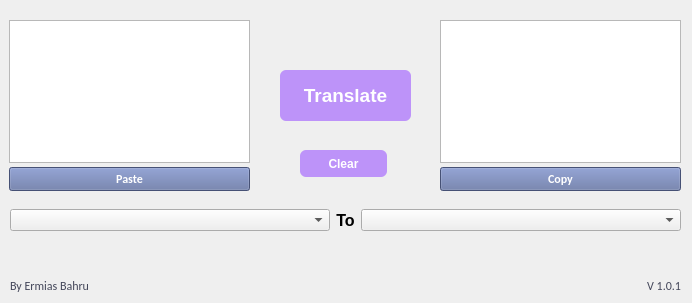
<?xml version="1.0" encoding="UTF-8"?>
<ui version="4.0">
 <class>TranslatorWindow</class>
 <widget class="QMainWindow" name="TranslatorWindow">
  <property name="geometry">
   <rect>
    <x>0</x>
    <y>0</y>
    <width>692</width>
    <height>303</height>
   </rect>
  </property>
  <property name="windowTitle">
   <string>Translator App</string>
  </property>
  <widget class="QWidget" name="centralwidget">
   <widget class="QWidget" name="verticalLayoutWidget">
    <property name="geometry">
     <rect>
      <x>9</x>
      <y>20</y>
      <width>241</width>
      <height>171</height>
     </rect>
    </property>
    <layout class="QVBoxLayout" name="verticalLayout">
     <property name="spacing">
      <number>4</number>
     </property>
     <property name="sizeConstraint">
      <enum>QLayout::SetDefaultConstraint</enum>
     </property>
     <item>
      <widget class="QTextEdit" name="from_text"/>
     </item>
     <item>
      <widget class="QPushButton" name="paste_btn">
       <property name="font">
        <font>
         <family>Carlito</family>
         <weight>75</weight>
         <bold>true</bold>
        </font>
       </property>
       <property name="cursor">
        <cursorShape>PointingHandCursor</cursorShape>
       </property>
       <property name="styleSheet">
        <string notr="true">background-color: rgb(98, 114, 164);
color: rgb(255, 255, 255);</string>
       </property>
       <property name="text">
        <string>Paste</string>
       </property>
      </widget>
     </item>
    </layout>
   </widget>
   <widget class="QWidget" name="horizontalLayoutWidget_2">
    <property name="geometry">
     <rect>
      <x>10</x>
      <y>270</y>
      <width>671</width>
      <height>31</height>
     </rect>
    </property>
    <layout class="QHBoxLayout" name="horizontalLayout_2">
     <item>
      <widget class="QLabel" name="label_2">
       <property name="font">
        <font>
         <family>Carlito</family>
        </font>
       </property>
       <property name="styleSheet">
        <string notr="true">color: rgb(68, 71, 90);</string>
       </property>
       <property name="text">
        <string>By Ermias Bahru</string>
       </property>
      </widget>
     </item>
     <item>
      <widget class="QLabel" name="label">
       <property name="font">
        <font>
         <family>Carlito</family>
        </font>
       </property>
       <property name="styleSheet">
        <string notr="true">color: rgb(68, 71, 90);</string>
       </property>
       <property name="text">
        <string>V 1.0.1</string>
       </property>
       <property name="alignment">
        <set>Qt::AlignRight|Qt::AlignTrailing|Qt::AlignVCenter</set>
       </property>
      </widget>
     </item>
    </layout>
   </widget>
   <widget class="QWidget" name="verticalLayoutWidget_2">
    <property name="geometry">
     <rect>
      <x>440</x>
      <y>20</y>
      <width>241</width>
      <height>171</height>
     </rect>
    </property>
    <layout class="QVBoxLayout" name="verticalLayout_2">
     <property name="spacing">
      <number>4</number>
     </property>
     <property name="sizeConstraint">
      <enum>QLayout::SetDefaultConstraint</enum>
     </property>
     <item>
      <widget class="QTextEdit" name="to_text"/>
     </item>
     <item>
      <widget class="QPushButton" name="copy_btn">
       <property name="font">
        <font>
         <family>Carlito</family>
         <weight>75</weight>
         <bold>true</bold>
        </font>
       </property>
       <property name="cursor">
        <cursorShape>PointingHandCursor</cursorShape>
       </property>
       <property name="styleSheet">
        <string notr="true">background-color: rgb(98, 114, 164);
color: rgb(255, 255, 255);</string>
       </property>
       <property name="text">
        <string>Copy</string>
       </property>
      </widget>
     </item>
    </layout>
   </widget>
   <widget class="QPushButton" name="translate_btn">
    <property name="geometry">
     <rect>
      <x>280</x>
      <y>70</y>
      <width>131</width>
      <height>51</height>
     </rect>
    </property>
    <property name="font">
     <font>
      <pointsize>14</pointsize>
      <weight>75</weight>
      <bold>true</bold>
     </font>
    </property>
    <property name="cursor">
     <cursorShape>PointingHandCursor</cursorShape>
    </property>
    <property name="styleSheet">
     <string notr="true">QPushButton {
	background-color: rgb(189, 147, 249);
	border-radius: 6px;
	color: rgb(255, 255, 255);
}
QPushButton:hover {
	background-color: rgba(189, 147, 249, 230);
}</string>
    </property>
    <property name="text">
     <string>Translate</string>
    </property>
   </widget>
   <widget class="QPushButton" name="clear_btn">
    <property name="geometry">
     <rect>
      <x>300</x>
      <y>150</y>
      <width>87</width>
      <height>27</height>
     </rect>
    </property>
    <property name="font">
     <font>
      <weight>75</weight>
      <bold>true</bold>
     </font>
    </property>
    <property name="cursor">
     <cursorShape>PointingHandCursor</cursorShape>
    </property>
    <property name="styleSheet">
     <string notr="true">QPushButton {
	background-color: rgb(189, 147, 249);
	border-radius: 6px;
	color: rgb(255, 255, 255);
}
QPushButton:hover {
	background-color: rgba(189, 147, 249, 230);
}</string>
    </property>
    <property name="text">
     <string>Clear</string>
    </property>
   </widget>
   <widget class="QWidget" name="horizontalLayoutWidget">
    <property name="geometry">
     <rect>
      <x>10</x>
      <y>200</y>
      <width>671</width>
      <height>41</height>
     </rect>
    </property>
    <layout class="QHBoxLayout" name="horizontalLayout" stretch="1,0,1">
     <item>
      <widget class="QComboBox" name="comboBox"/>
     </item>
     <item>
      <widget class="QLabel" name="label_3">
       <property name="font">
        <font>
         <pointsize>12</pointsize>
         <weight>75</weight>
         <bold>true</bold>
        </font>
       </property>
       <property name="text">
        <string>To</string>
       </property>
       <property name="alignment">
        <set>Qt::AlignCenter</set>
       </property>
      </widget>
     </item>
     <item>
      <widget class="QComboBox" name="comboBox_2"/>
     </item>
    </layout>
   </widget>
  </widget>
 </widget>
 <resources/>
 <connections/>
</ui>
